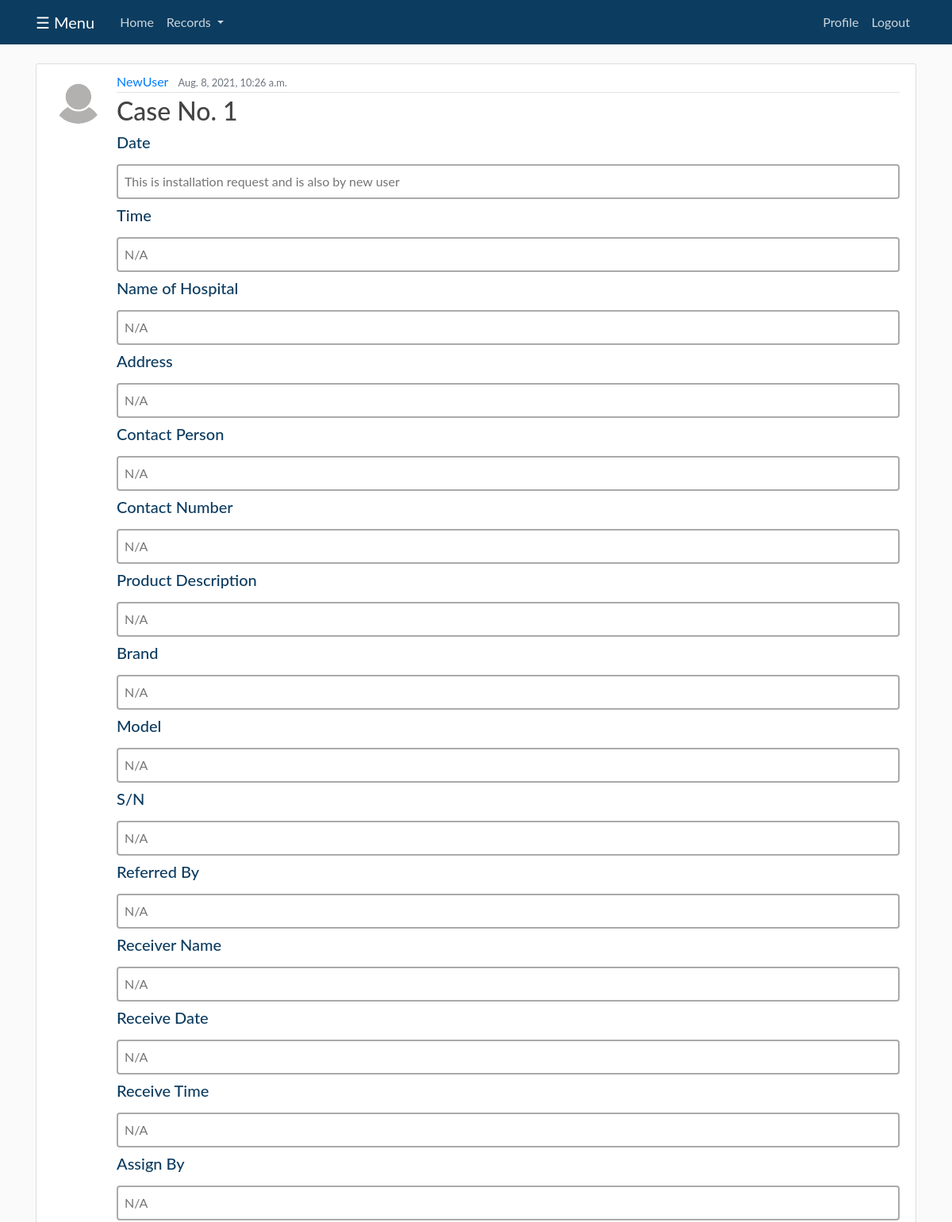
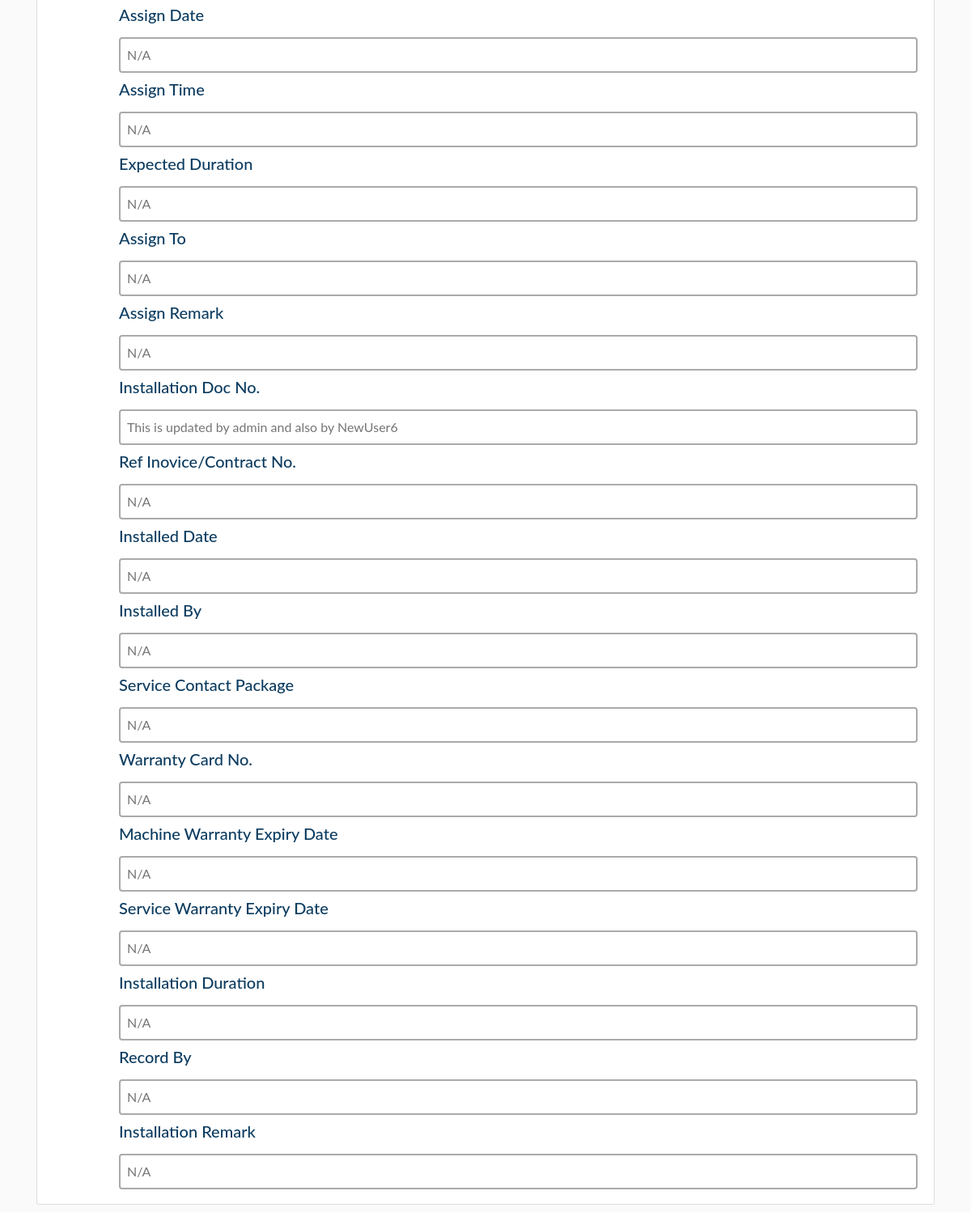
The page /installation_record_data/1/ (signed in) on the database its author committed (2 pictures, top to bottom).
### blog/models.py (models this page shows, shortened)
class InstallationRecord(models.Model):
    case_no = models.CharField(max_length=10485760, default="N/A")
    date = models.CharField(max_length=1000, default="N/A")
    time = models.CharField(max_length=1000, default="N/A")
    name_of_hospital = models.CharField(max_length=1000, default="N/A")
    address = models.CharField(max_length=1000, default="N/A")
    contact_person = models.CharField(max_length=1000, default="N/A")
    contact_number = models.CharField(max_length=1000, default="N/A")
    product_description = models.TextField(max_length=10000, default="N/A")
    brand = models.CharField(max_length=1000, default="N/A")
    model = models.CharField(max_length=1000, default="N/A")
    s_n = models.CharField(max_length=1000, default="N/A")
    referred_by = models.CharField(max_length=1000, default="N/A")
    receiver_name = models.CharField(max_length=1000, default="N/A")
    receive_date = models.CharField(max_length=1000, default="N/A")
    receive_time = models.CharField(max_length=1000, default="N/A")
    assign_by = models.CharField(max_length=1000, default="N/A")
    assign_date = models.CharField(max_length=1000, default="N/A")
    assign_time = models.CharField(max_length=1000, default="N/A")
    expected_duration = models.CharField(max_length=1000, default="N/A")
    assign_to = models.CharField(max_length=1000, default="N/A")
    assign_remark = models.CharField(max_length=1000, default="N/A")
    installation_doc_no = models.CharField(max_length=1000, default="N/A")
    ref_inovice_contract_no = models.CharField(max_length=1000, default="N/A")
    installed_date = models.CharField(max_length=1000, default="N/A")
    installed_by = models.CharField(max_length=1000, default="N/A")
    service_contact_package = models.CharField(max_length=1000, default="N/A")
    warranty_card_no = models.CharField(max_length=1000, default="N/A")
    machine_warranty_expiry_date = models.CharField(max_length=1000, default="N/A")
    service_warranty_expiry_date = models.CharField(max_length=1000, default="N/A")
    installation_duration = models.CharField(max_length=1000, default="N/A")
    record_by = models.CharField(max_length=1000, default="N/A")
    installation_remark = models.CharField(max_length=1000, default="N/A")
    date_posted = models.DateTimeField(default=timezone.now())
    author = models.ForeignKey(User, on_delete=models.SET_NULL, blank=True, null=True)

### users/models.py (models this page shows, shortened)
class Profile(models.Model):
    user = models.OneToOneField(User, on_delete=models.CASCADE)
    image = models.ImageField(default='default.jpg', upload_to='profile_pics')

### blog/views.py (the view)
# urls.py: path('installation_record_data/<int:pk>/', InstallationRecordDataDetailView.as_view(), name="installation_record_data-detail"),
class InstallationRecordDataDetailView(LoginRequiredMixin, DetailView):
    model = InstallationRecord

### blog/templates/blog/installationrecord_detail.html (shortened to what this page needs)
{% extends "blog/base4.html" %}
{% block content %}
{% if object.author %}
  <article class="media content-section">
    <img class="rounded-circle article-img" src="{{ object.author.profile.image.url }}">
    <div class="media-body">
      <div class="article-metadata">
        <a class="mr-2" href="{% url 'user-installation_record_data' object.author.username %}">{{ object.author }}</a>
        <small class="text-muted">{{ object.date_posted }}</small>
      </div>
      <h2 class="article-title">Case No. {{ object.case_no }}</h2>
      <h5 style="color:#0c3c60">Date</h5>
      <input type="text" placeholder="{{ object.date }}" readonly="readonly">
      <h5 style="color:#0c3c60">Time</h5>
      <input type="text" placeholder="{{ object.time }}" readonly="readonly">
      <h5 style="color:#0c3c60">Name of Hospital</h5>
      <input type="text" placeholder="{{ object.name_of_hospital }}" readonly="readonly">
      <h5 style="color:#0c3c60">Address</h5>
      <input type="text" placeholder="{{ object.address }}" readonly="readonly">
      <h5 style="color:#0c3c60">Contact Person</h5>
      <input type="text" placeholder="{{ object.contact_person }}" readonly="readonly">
      <h5 style="color:#0c3c60">Contact Number</h5>
      <input type="text" placeholder="{{ object.contact_number }}" readonly="readonly">
      <h5 style="color:#0c3c60">Product Description</h5>
      <input type="text" placeholder="{{ object.product_description }}" readonly="readonly">
      <h5 style="color:#0c3c60">Brand</h5>
      <input type="text" placeholder="{{ object.brand }}" readonly="readonly">
      <h5 style="color:#0c3c60">Model</h5>
      <input type="text" placeholder="{{ object.model }}" readonly="readonly">
      <h5 style="color:#0c3c60">S/N</h5>
      <input type="text" placeholder="{{ object.s_n }}" readonly="readonly">
      <h5 style="color:#0c3c60">Referred By</h5>
      <input type="text" placeholder="{{ object.referred_by }}" readonly="readonly">
      <h5 style="color:#0c3c60">Receiver Name</h5>
      <input type="text" placeholder="{{ object.receiver_name }}" readonly="readonly">
      <h5 style="color:#0c3c60">Receive Date</h5>
      <input type="text" placeholder="{{ object.receive_date }}" readonly="readonly">
      <h5 style="color:#0c3c60">Receive Time</h5>
      <input type="text" placeholder="{{ object.receive_time }}" readonly="readonly">
      <h5 style="color:#0c3c60">Assign By</h5>
      <input type="text" placeholder="{{ object.assign_by }}" readonly="readonly">
      <h5 style="color:#0c3c60">Assign Date</h5>
      <input type="text" placeholder="{{ object.assign_date }}" readonly="readonly">
      <h5 style="color:#0c3c60">Assign Time</h5>
      <input type="text" placeholder="{{ object.assign_time }}" readonly="readonly">
      <h5 style="color:#0c3c60">Expected Duration</h5>
      <input type="text" placeholder="{{ object.expected_duration }}" readonly="readonly">
      <h5 style="color:#0c3c60">Assign To</h5>
      <input type="text" placeholder="{{ object.assign_to }}" readonly="readonly">
      <h5 style="color:#0c3c60">Assign Remark</h5>
      <input type="text" placeholder="{{ object.assign_remark }}" readonly="readonly">
      <h5 style="color:#0c3c60">Installation Doc No.</h5>
      <input type="text" placeholder="{{ object.installation_doc_no }}" readonly="readonly">
      <h5 style="color:#0c3c60">Ref Inovice/Contract No.</h5>
      <input type="text" placeholder="{{ object.ref_inovice_contract_no }}" readonly="readonly">
      <h5 style="color:#0c3c60">Installed Date</h5>
      <input type="text" placeholder="{{ object.installed_date }}" readonly="readonly">
      <h5 style="color:#0c3c60">Installed By</h5>
      <input type="text" placeholder="{{ object.installed_by }}" readonly="readonly">
      <h5 style="color:#0c3c60">Service Contact Package</h5>
      <input type="text" placeholder="{{ object.service_contact_package }}" readonly="readonly">
      <h5 style="color:#0c3c60">Warranty Card No.</h5>
      <input type="text" placeholder="{{ object.warranty_card_no }}" readonly="readonly">
      <h5 style="color:#0c3c60">Machine Warranty Expiry Date</h5>
      <input type="text" placeholder="{{ object.machine_warranty_expiry_date }}" readonly="readonly">
      <h5 style="color:#0c3c60">Service Warranty Expiry Date</h5>
      <input type="text" placeholder="{{ object.service_warranty_expiry_date }}" readonly="readonly">
      <h5 style="color:#0c3c60">Installation Duration</h5>
      <input type="text" placeholder="{{ object.installation_duration }}" readonly="readonly">
      <h5 style="color:#0c3c60">Record By</h5>
      <input type="text" placeholder="{{ object.record_by }}" readonly="readonly">
      <h5 style="color:#0c3c60">Installation Remark</h5>
      <input type="text" placeholder="{{ object.installation_remark }}" readonly="readonly">
    </div>
  </article>
{% else %}
<h1>This User Doesn't Exist Anymore</h1>
{% endif %}
{% endblock content %}

### blog/static/blog/main.css (style rules this page uses)
body { background: #fafafa; color: #333333; margin-top: 5rem; }
h1, h2, h3, h4, h5, h6 { color: #444444; }
.content-section { background: #ffffff; padding: 10px 20px; border: 1px solid #dddddd; border-radius: 3px; margin-bottom: 20px; }
.article-title { color: #444444; }
.article-img { height: 65px; width: 65px; margin-right: 16px; }
.article-metadata { padding-bottom: 1px; margin-bottom: 4px; border-bottom: 1px solid #e3e3e3 }

### blog/templates/blog/base4.html (style rules this page uses)
body { font-family: "Lato", sans-serif; }

### blog/templates/blog/installationrecord_detail.html (style rules this page uses)
input[type=text] { width:100%; border:2px solid #aaa; border-radius:4px; margin:8px 0; outline:none; padding:8px; box-sizing:border-box; transition:.3s; }

### rows shown on the page
InstallationRecord: author.profile.image (placeholder picture), author "NewUser", date_posted "Aug. 8, 2021, 10:26 a.m.", case_no "1", date "This is installation request and is also by new user", time "N/A", name_of_hospital "N/A", address "N/A", contact_person "N/A", contact_number "N/A", product_description "N/A", brand "N/A", model "N/A", s_n "N/A", referred_by "N/A", receiver_name "N/A", receive_date "N/A", receive_time "N/A", assign_by "N/A", assign_date "N/A", assign_time "N/A", expected_duration "N/A", assign_to "N/A", assign_remark "N/A", installation_doc_no "This is updated by admin and also by NewUser6", ref_inovice_contract_no "N/A", installed_date "N/A", installed_by "N/A", service_contact_package "N/A", warranty_card_no "N/A", machine_warranty_expiry_date "N/A", service_warranty_expiry_date "N/A", installation_duration "N/A", record_by "N/A", installation_remark "N/A"
